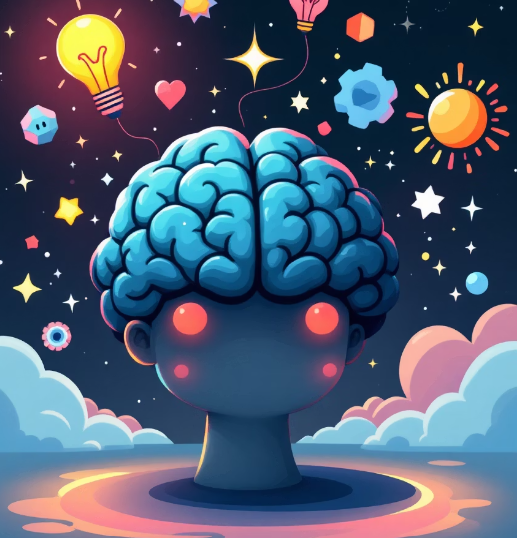
#> input picture IPPR/IPPR_IMG.jpg, 517 x 538 px
$ jupyter execute lab5.ipynb
#> lines starting #> are read from the running program, lines starting #| are printed output that depends on the picture
## Lab 5: Implementation of Histogram Equalization in image using Python

[cell 1]
import cv2
import matplotlib.pyplot as plt
import numpy as np

[cell 2]
# Function to display images using matplotlib
def display (title, img, cmap = 'gray'):
  plt.figure(figsize = (6,6))
  plt.imshow(img, cmap = cmap)
  plt.title(title)
  plt.axis('off')
  plt.show()

# Load the baseline image in Grayscale mode directly
image_path = "IPPR_IMG.jpg"
gray_img = cv2.imread(image_path, cv2.IMREAD_GRAYSCALE)
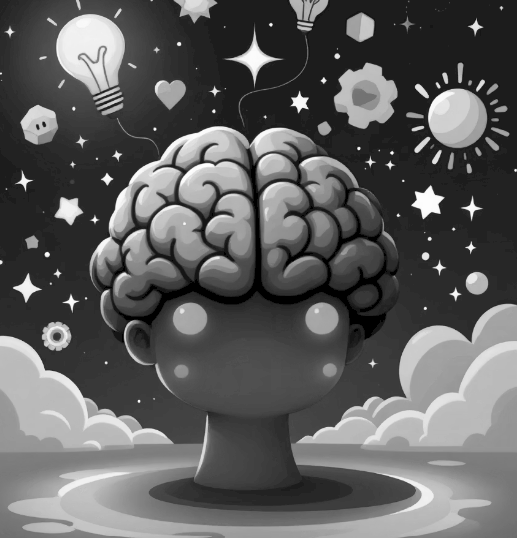
#> gray_img: shape (538, 517); min 0, max 255, mean 94.4

if gray_img is None:
    print(f"Error: Could not load image from '{image_path}'. Check your file path!")
else:
    print("Baseline Grayscale environment initialized successfully!")

    # Show grayscale image
    display("Grayscale Image",gray_img)

[cell 3]
# Equalize the histogram of the grayscale image
equalized_img = cv2.equalizeHist(gray_img)
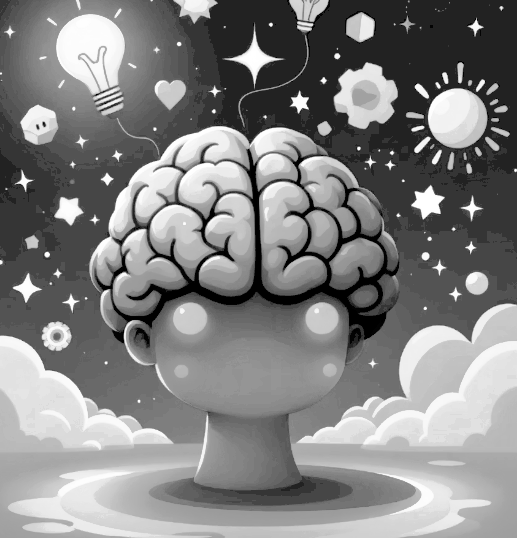
#> equalized_img: shape (538, 517); min 0, max 255, mean 130.1

# Display the equalized image
plt.figure(figsize=(10, 5))
plt.subplot(1, 2, 1)
plt.imshow(gray_img, cmap='gray')
plt.title("Gray Image")
plt.axis('off')
plt.subplot(1, 2, 2)
plt.imshow(equalized_img, cmap='gray')
plt.title("Equalized Image")
plt.axis('off')
plt.show()
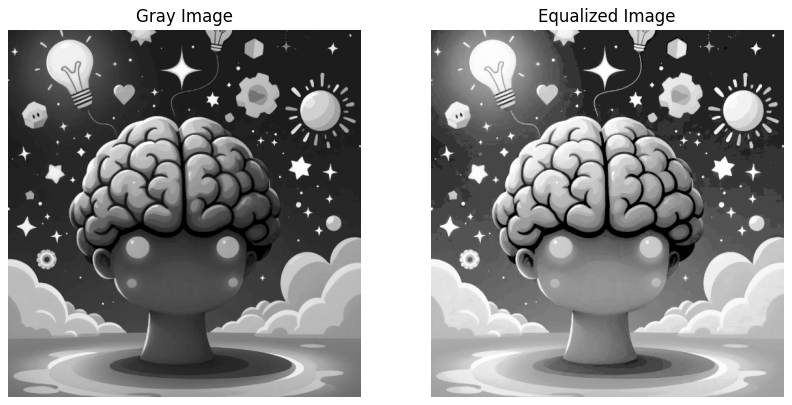
#> figure drawn by matplotlib, 2 panels

[cell 4]
# Displaying the histogram of the original and equalized images

plt.figure(figsize=(10, 5))
plt.subplot(1, 2, 1)
plt.hist(gray_img.ravel(), bins=256, color='black', alpha=0.7)
plt.title("Histogram of Gray Image")
plt.xlabel("Pixel Value")
plt.ylabel("Frequency")
plt.subplot(1, 2, 2)
plt.hist(equalized_img.ravel(), bins=256, color='blue', alpha=0.7)
plt.title("Histogram of Equalized Image")
plt.xlabel("Pixel Value")
plt.ylabel("Frequency")
plt.show()
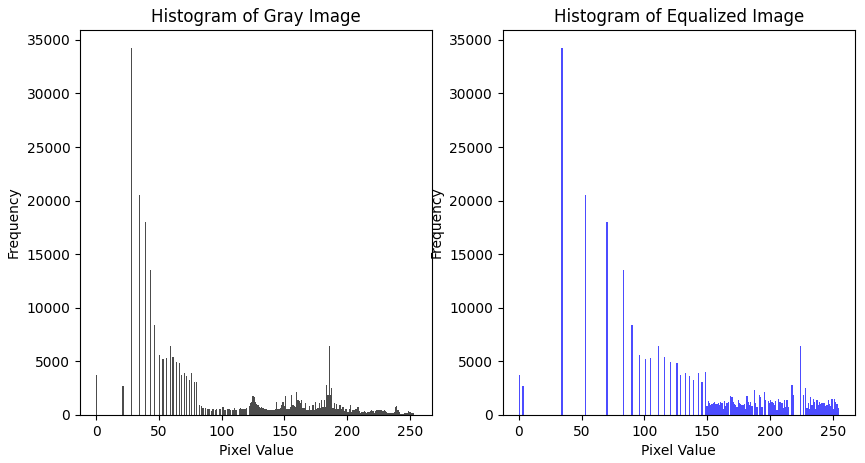
#> figure drawn by matplotlib, 2 panels; panel 1: tallest bar 34204 high, from x = 27.89 to 28.89; panel 2: tallest bar 34204 high, from x = 33.87 to 34.86
